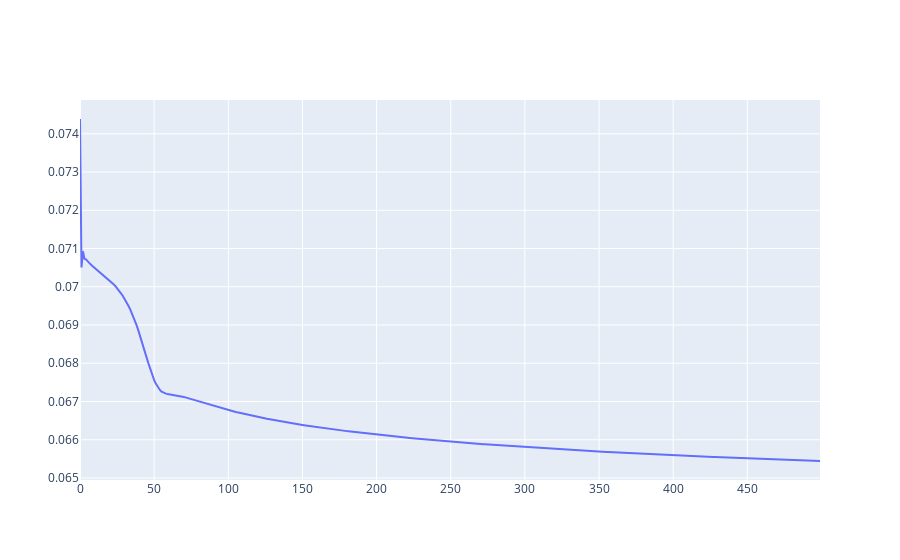

Notebook source saved alongside this figure:
### Markdown cell above
### Trying on Driver 06

### Code cell
column = 'Processed ECG'
ecg = SCAEdataset(df, driver = '06', column = column)
loader = DataLoader(ecg, batch_size = 5)

mdl = SCAE()
criterion = nn.MSELoss()
optimizer = optim.SGD(mdl.parameters(), lr = 0.1, momentum = 0.5)
epochs = 500
loss_history = []
for epoch in tqdm(range(epochs)):
    total_loss = 0
    for i, batch in enumerate(loader):
        pred = mdl(batch[column])
        loss = criterion(pred, batch[column])
                
        optimizer.zero_grad()
        loss.backward()
        optimizer.step()
        total_loss+=loss.item()
        
    loss_history.append(total_loss)    
#     print(epoch+1, ': Total Loss:', total_loss)
    
fig = go.Figure()
fig.add_trace(go.Scatter(x = [i for i in range(len(loss_history))], y = loss_history, mode = 'lines'))

### Figure 1 — Plotly figure (JSON) as saved in the notebook; plotly's stock layout.template omitted (floating-point values rounded to 4 significant figures; data arrays with more than 128 entries replaced by an {"elided": "..."} marker saying what was removed)
{"data": [{"mode": "lines", "type": "scatter", "x": {"elided": "500 int values"}, "y": {"elided": "500 float values"}}], "layout": {}}
